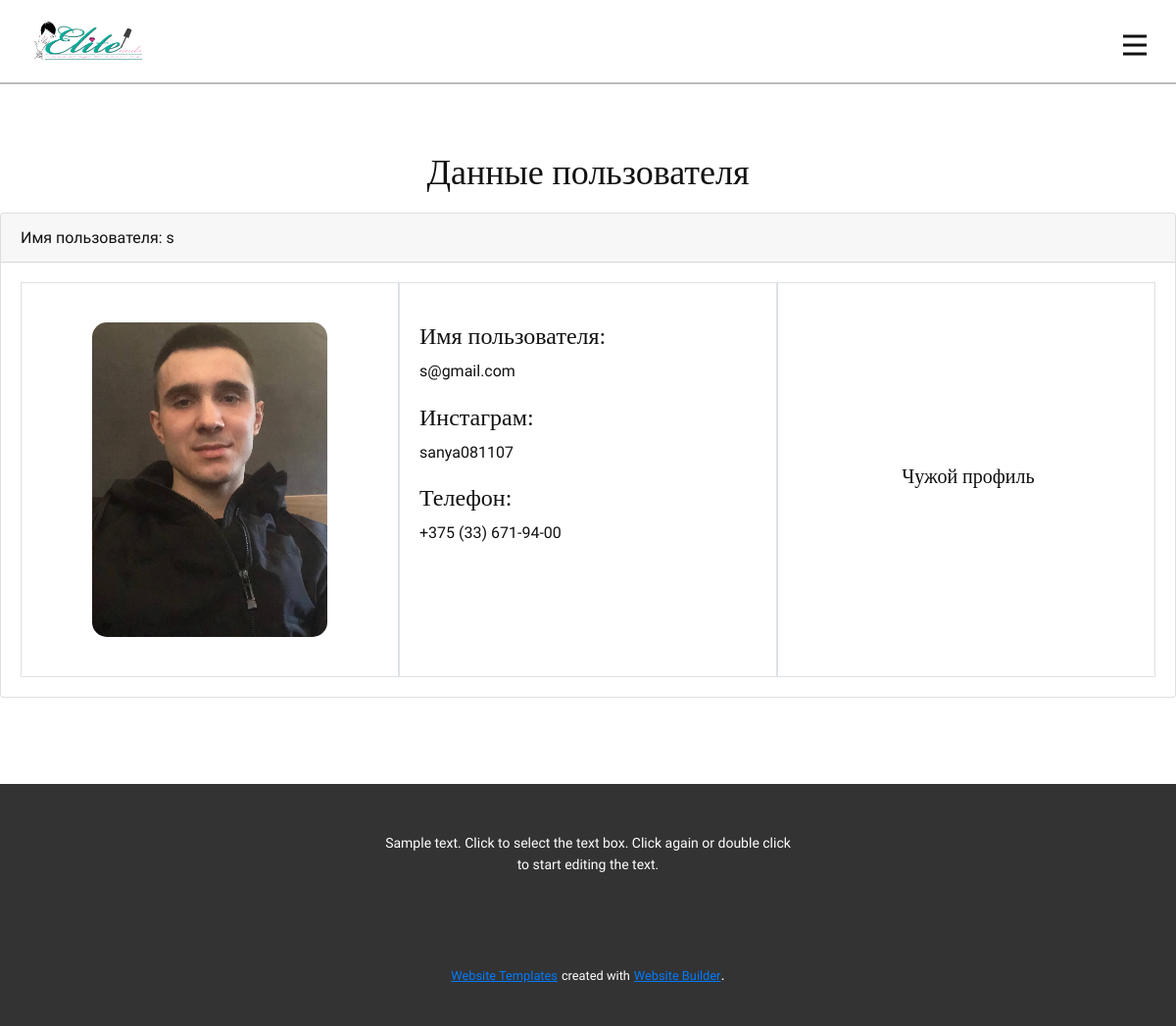
/user_detail/s-gmail-com/, run on an earlier commit of the app's database.
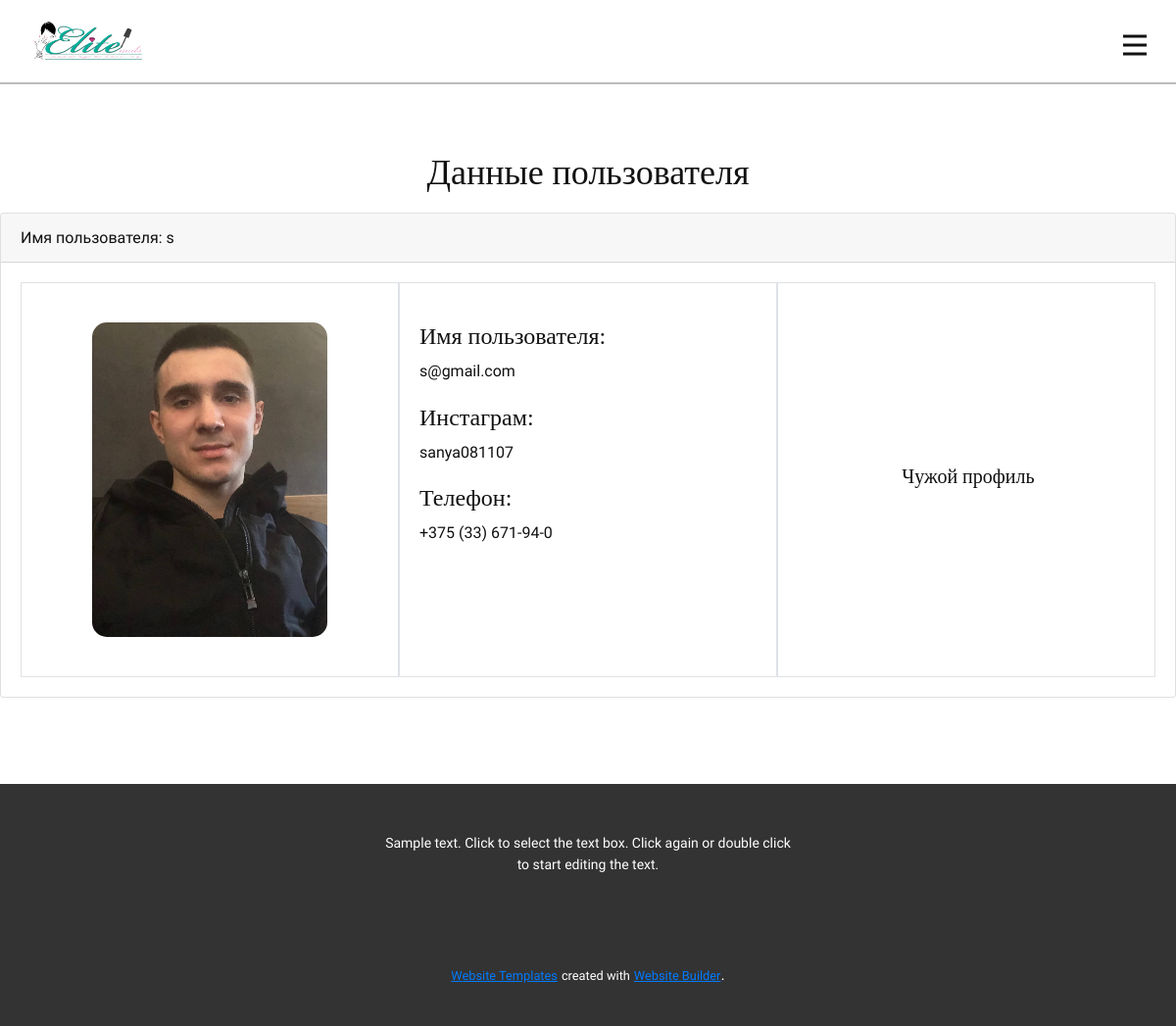
And on a later commit of the database.
### main/models.py (models this page shows, shortened)
class CustomUser(AbstractUser):
    email = models.EmailField(_("email address"), unique=True)
    slug = models.SlugField(verbose_name='Ваш ID', unique=True, db_index=True, null=True)
    photo = models.ImageField(upload_to=upload_photo_autor, verbose_name='Фото', null=True, blank=True)
    instagram = models.CharField(max_length=50, verbose_name='Инстаграм', null=True, blank=True)
    mobile = models.CharField(max_length=20, verbose_name='Телефон', null=True, blank=True)
    date = models.DateTimeField(auto_now_add=True, verbose_name='Зарегистрирован')
    USERNAME_FIELD = "email"
    REQUIRED_FIELDS = []
    objects = CustomUserManager()

### main/endpoints/auth_views.py (the view, shortened to what this page needs)
# urls.py: path('user_detail/<slug:slug>/', UserDetailView.as_view(), name='user_detail'),
class UserDetailView(DetailView, UpdateView):
    model = CustomUser
    slug_url_kwarg = 'slug'
    template_name = 'main/user_detail.html'
    context_object_name = 'el'
    form_class = CustomUserChangePhotoForm
    login_url = reverse_lazy('user_login')
    def get_context_data(self, **kwargs):
        context = super().get_context_data(**kwargs)
        context['title'] = 'Данные пользователя'
        context['body_title'] = 'Данные пользователя'
        return context

### main/templatetags/main_tags.py (called while the page is built)
@register.filter(name="slice_email")
def slice_email(value, arg):
    email = value.split('@')[0]
    return email

### main/templates/main/user_detail.html (shortened to what this page needs)
{% extends 'main/base.html' %}
{% load static main_tags %}
{% block body %}
<div class="card">
    <div class="card-header">
        Имя пользователя: {{ el.email|slice_email:"@" }}
    </div>
    <div class="row user-detail">
        <div class="col-sm col-detail border-bottom border-top border-left border-right">
            {% if el.photo %}
                <p><img id="photo" src="{{ el.photo.url }}" width="70%"></p>
            {% else %}
                <p><img src="{% static 'main/img/no-photo.png' %}" width="70%"></p>
            {% endif %}
        </div>
        <div class="col-sm col-detail border-bottom border-top border-left border-right">
            {% if el.email %}
                <p><h4>Имя пользователя:</h4> {{ el.email }}</p>
            {% else %}
                <p><h4>Имя пользователя:</h4> Не заполнено</p>
            {% endif %}
            {% if el.instagram %}
                <p><h4>Инстаграм:</h4> {{ el.instagram }}</p>
            {% else %}
                <p><h4>Инстаграм:</h4> Не заполнено</p>
            {% endif %}
            {% if el.mobile %}
                <p><h4>Телефон:</h4> {{ el.mobile }}</p>
            {% else %}
                <p><h4>Телефон:</h4> Не заполнено</p>
            {% endif %}
        </div>
        <div class="col-sm col-detail border-bottom border-top border-left border-right">
            {% if request.user != el %}
                <div class="outer" style="height:100%; width: 100%;">
                    <h5 class="inner">Чужой профиль</h5>
                </div>
            {% endif %}
        </div>
    </div>
</div>
{% endblock %}

### main/templates/main/base.html (shortened to what this page needs)
<!DOCTYPE html>
{% load static main_tags %}
<html style="font-size: 16px;" lang="ru">
<head>
    <link rel="stylesheet" href="{% static 'main/css/nicepage.css' %}" media="screen">
    <link rel="stylesheet" href="https://cdn.jsdelivr.net/npm/@fancyapps/ui@4.0/dist/fancybox.css"/>
    <link rel="stylesheet" href="https://stackpath.bootstrapcdn.com/bootstrap/5.0.0-alpha2/css/bootstrap.min.css">
    <link rel="stylesheet" href="https://cdn.jsdelivr.net/npm/bootstrap@4.6.2/dist/css/bootstrap.min.css">
    <link rel="stylesheet" href="{% static 'main/css/Главная.css' %}" media="screen">
</head>
  <body data-home-page="Главная.html" data-home-page-title="Главная" class="u-body u-xl-mode" data-lang="ru">
  <header class="u-clearfix u-header u-header" id="sec-10b7" style="border-bottom: solid 2px; border-bottom-color: rgb(187,187,187)">
      <div class="u-clearfix u-sheet u-valign-middle u-sheet-1">
        <a href="{% url 'home' %}" class="u-image u-logo u-image-1">
          <img src="{% static 'main/img/logo.jpg' %}" class="u-logo-image u-logo-image-1" style="width: 120px; height: 40px;">
        </a>
        <nav class="u-menu u-menu-hamburger u-offcanvas u-menu-1" data-responsive-from="XL">
          <div class="menu-collapse" style="font-size: 1rem; letter-spacing: 0px; font-weight: 700; text-transform: uppercase;">
            <a class="u-button-style u-custom-border u-custom-border-color u-custom-left-right-menu-spacing u-custom-padding-bottom u-custom-text-active-color u-custom-text-color u-custom-text-hover-color u-custom-top-bottom-menu-spacing u-nav-link u-text-active-palette-1-base u-text-hover-palette-2-base" href="#">
              <svg class="u-svg-link" viewBox="0 0 24 24"><use xmlns:xlink="http://www.w3.org/1999/xlink" xlink:href="#menu-hamburger"></use></svg>
            </a>
          </div>
        </nav>
      </div>
  </header>
    {% if body_title %}
        <div class="row">
          <div class="col-sm"></div>
          <div class="col-sm"><br><br><h2 style="text-align: center;">{{ body_title }}</h2></div>
          <div class="col-sm"></div>
        </div>
    {% endif %}
    {% block body %}
    {% endblock %}
    <div class="footer" style="position: absolute; left: 0; bottom: 0; width: 100%; height: 0px;">
        <footer class="u-align-center u-clearfix u-footer u-grey-80 u-footer" id="sec-3060"><div class="u-clearfix u-sheet u-sheet-1">
            <p class="u-small-text u-text u-text-variant u-text-1">Sample text. Click to select the text box. Click again or double click to start editing the text.</p>
          </div></footer>
        <section class="u-backlink u-clearfix u-grey-80">
          <a class="u-link" href="https://www.instagram.com/sanya081107/" target="_blank">
            <span>Website Templates</span>
          </a>
          <p class="u-text">
            <span>created with</span>
          </p>
          <a class="u-link" href="https://www.instagram.com/sanya081107/" target="_blank">
            <span>Website Builder</span>
          </a>.
        </section>
    </div>
</body></html>

### main/static/main/css/Главная.css (style rules this page uses)
.row { margin: 0; }

### main/templates/main/user_detail.html (style rules this page uses)
.user-detail { padding: 20px; }
.col-detail { padding: 20px; }
.col-detail p { text-align: center; }
#photo { border-radius: 15px; }
.outer:before { content: ''; display: inline-block; height: 100%; vertical-align: middle; }
.inner { display: inline-block; vertical-align: middle; }
.outer { text-align: center; }

What changed in the data, as far as the page shows it:
changed CustomUser "s@gmail.com": mobile "+375 (33) 671-94-00" → "+375 (33) 671-94-0"
